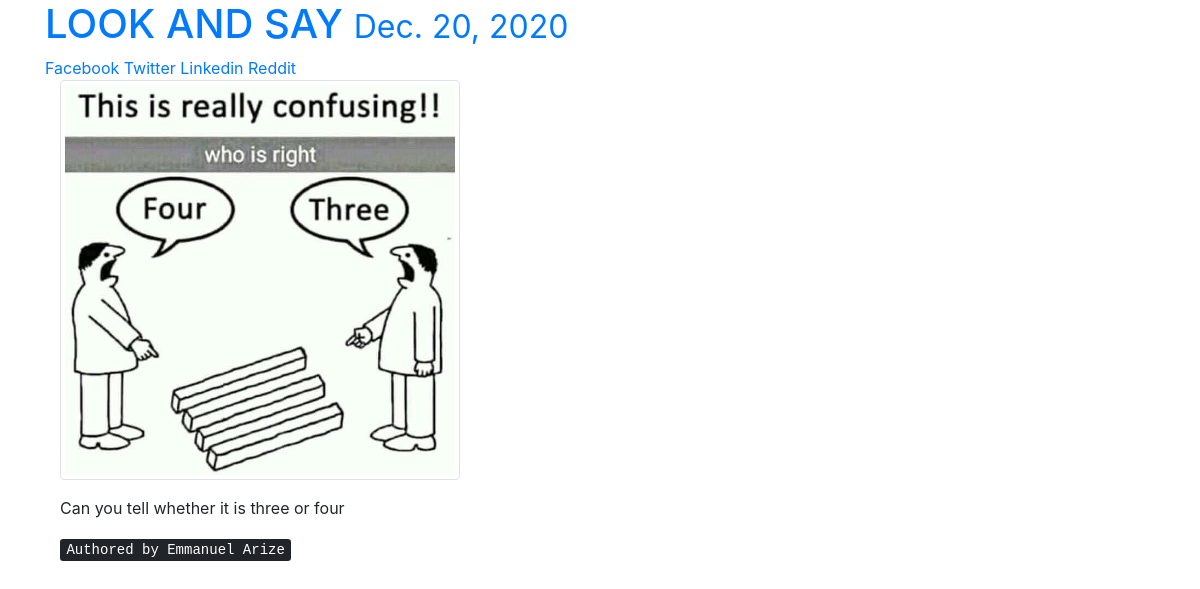
The page /10/ (signed in) on the database its author committed.
### posts/models.py (models this page shows, shortened)
class Post(models.Model):
    user=models.ForeignKey(settings.AUTH_USER_MODEL,default=1,on_delete=models.CASCADE)
    title=models.CharField(max_length=150)
    slug = models.SlugField(unique=True)
    image= models.ImageField(null=True,blank=True,upload_to=upload_location,width_field='width_field',
                             height_field='height_field')
    height_field=models.IntegerField(default=0)
    width_field=models.IntegerField(default=0)
    content=models.TextField()
    draft=models.BooleanField(default=False)
    publish=models.DateField(auto_now=False,auto_now_add=False)
    updated=models.DateTimeField(auto_now=True,auto_now_add=False)
    timestamp= models.DateTimeField(auto_now=False,auto_now_add=True)
    objects=PostManager()# initializing the postmanager
    class Meta:
        ordering=['-timestamp','-updated']

### posts/views.py (the view)
# urls.py: path('<int:id>/',posts_detail,name='post-detail'),
def posts_detail(request,id=None):
	instance=get_object_or_404(Post,id=id)
	if instance.publish > timezone.now().date() or instance.draft:
		if not request.user.is_staff or not request.user.is_superuser:
			raise Http404
	share_string=quote_plus(instance.content)
	context={'instance':instance,
			 'share_string':share_string}
	return render(request,'posts/post_detail.html',context)

### posts/templatetags/urlify.py (called while the page is built)
@register.filter
def urlify(value):
    return quote_plus(value)

### templates/posts/post_detail.html
{% extends 'base.html' %}
{%  load urlify %}
{% block content%}
 	<h1 class="text-primary">{{ instance.title}}  <small>{{ instance.publish}}</small></h1>
<a href="https://www.facebook.com/sharer/sharer.php?u={{ request.build_absolute_uri }}">
Facebook
</a>
<a href="https://twitter.com/home?status={{ object.content|truncatechars:80|urlify }}%20{{ request.build_absolute_uri }}">
Twitter
</a>
<a href='https://plus.google.com/share?url={{ request.build_absolute_uri }}'>
<a href="https://www.linkedin.com/shareArticle?mini=true&url={{ request.build_absolute_uri }}&title={{ object.title }}&summary={{ share_string }}&source={{ request.build_absolute_uri }}">
Linkedin
</a>
<a href="http://www.reddit.com/submit?url={{ request.build_absolute_uri }}&title={{ share_string }}.">Reddit</a>
<div class="col-sm-6 col-sm-offset">
 		{% if instance.image%}
 	<img src="{{instance.image.url}}" class="img-thumbnail" height="50" width="400" >
      {% endif %}
<p>{{instance.content | linebreaks}}</p>
{% if instance.user.get_full_name %}
<p><kbd>Authored by {{ instance.user.get_full_name|capfirst }}</kbd></p>
{% endif %}
</div>
{% endblock content %}

### static/css/base.css (style rules this page uses)
h1 { color: #777777; }

### rows shown on the page
Post: title "LOOK AND SAY", publish "Dec. 20, 2020", image (picture), content "Can you tell whether it is three or four", user.get_full_name "Emmanuel Arize"
